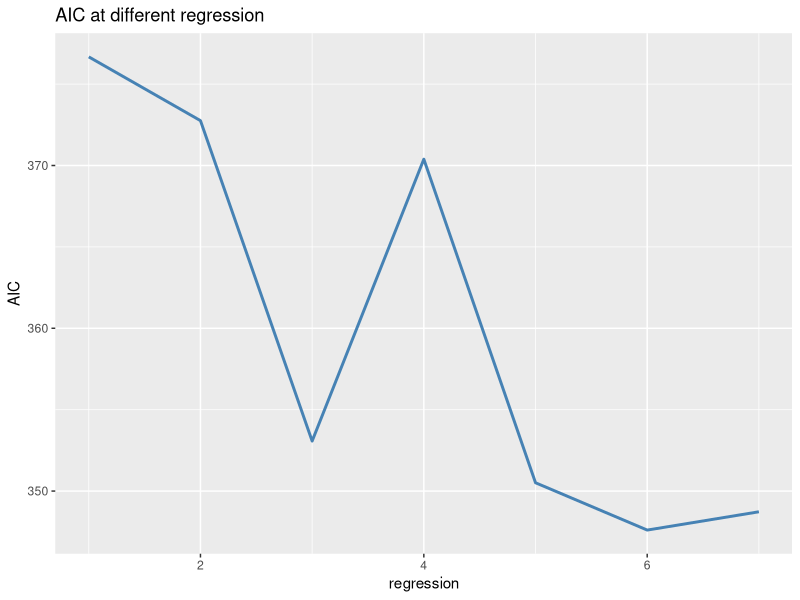
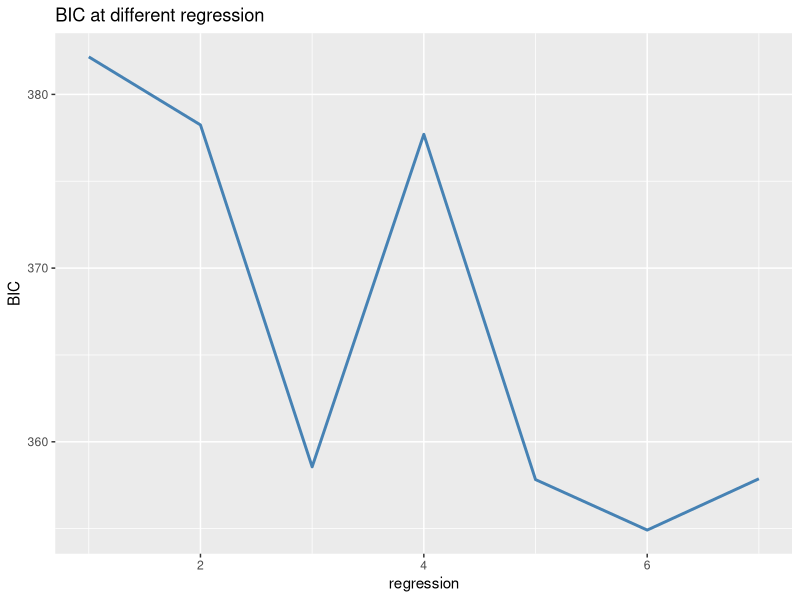
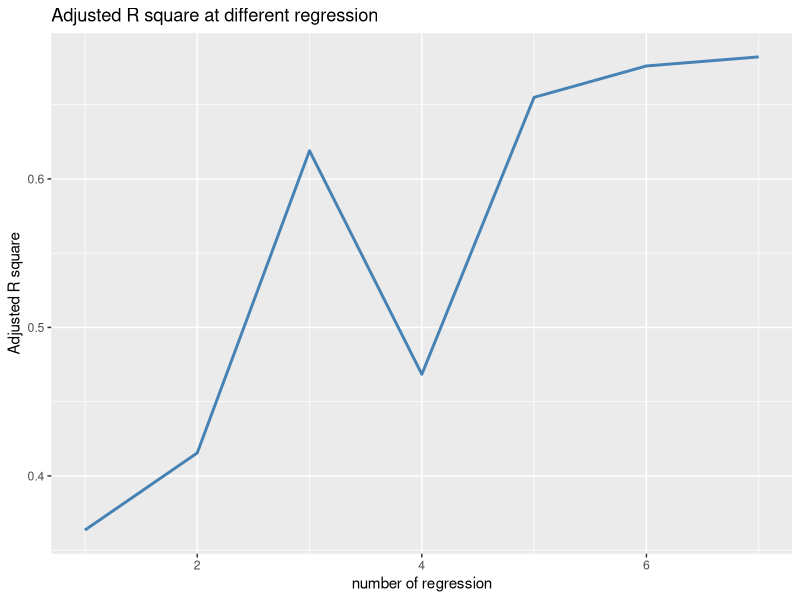
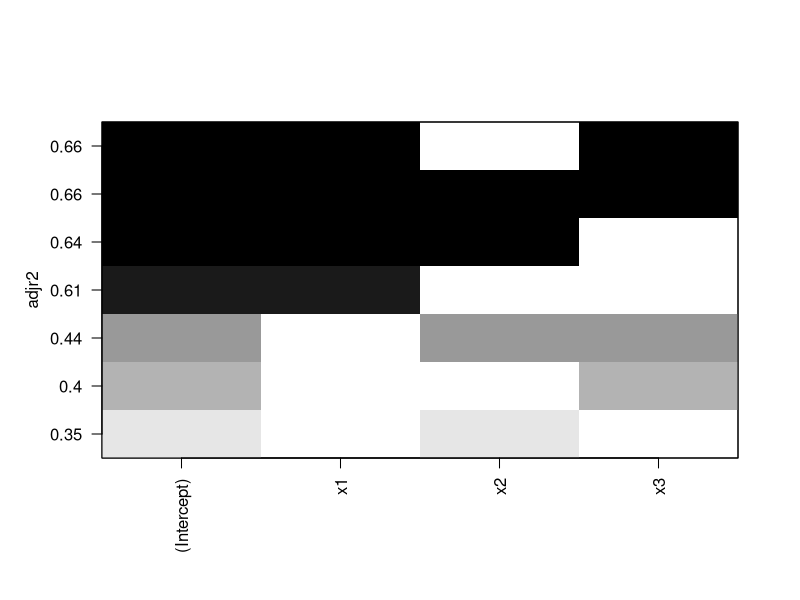
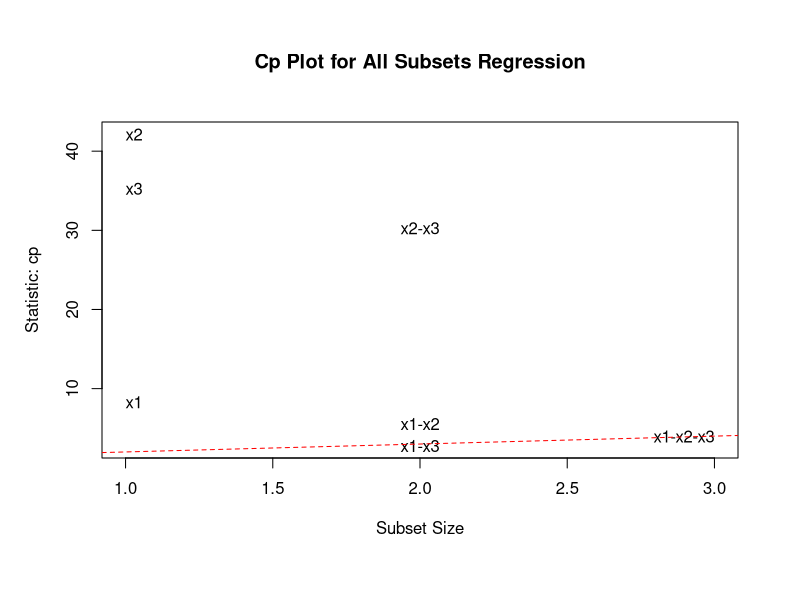
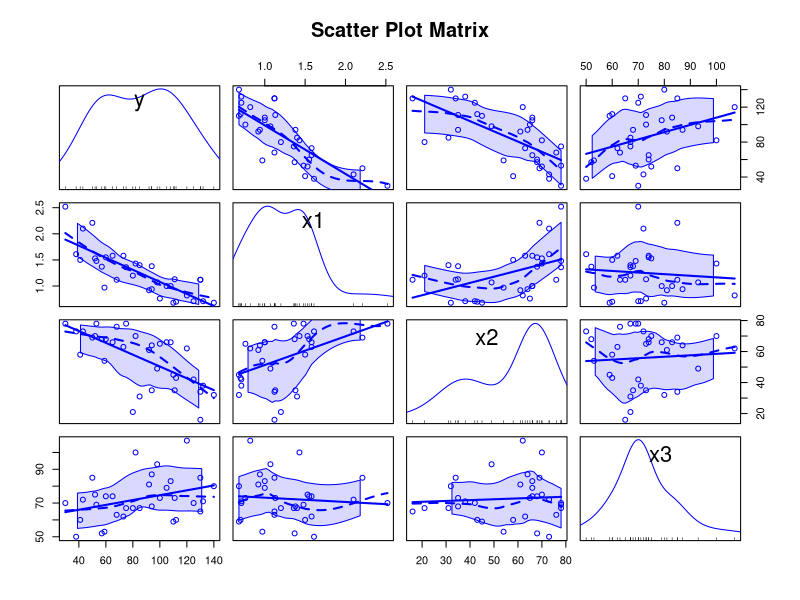

Source code (R) for these figures, in order:
## ---- chunk 1
knitr::opts_chunk$set(echo = TRUE)
## ---- chunk 2
## read the data
setwd("C:/Users/cheny/Desktop/study/linear regression model/homework/homework record/homework 8")
satisfaction <- read.table("6.15.txt",header = FALSE, col.names = c('y','x1','x2','x3'))
## ---- chunk 3
# first use the AIC and the method of stepwise regression to find the best subset of the variables.

reg3 <- lm(data = satisfaction,y ~ x1)
reg1 <- lm(data = satisfaction,y ~ x2)
reg2 <- lm(data = satisfaction,y ~ x3)
reg5 <- lm(data = satisfaction,y ~ x1 + x2)
reg6 <- lm(data = satisfaction,y ~ x1 + x3)
reg4 <- lm(data = satisfaction,y ~ x2 + x3)
reg7 <- lm(data = satisfaction,y ~ x1 + x2 + x3)

## AIC
AIC <- AIC(reg1,reg2,reg3,reg4,reg5,reg6,reg7)
AIC

# actually a quicker way is
library(MASS)
stepAIC(reg7,direction = 'both')
## ---- chunk 4
library(ggplot2)
ggplot()+
        geom_line(aes(x=1:7,y=AIC$AIC),col='steelblue',lwd=1)+
        labs(title='AIC at different regression',x='regression',y='AIC')
## ---- chunk 5
## BIC
BIC <- BIC(reg1,reg2,reg3,reg4,reg5,reg6,reg7)
BIC

library(ggplot2)
ggplot()+
        geom_line(aes(x=1:7,y=BIC$BIC),col='steelblue',lwd=1)+
        labs(title='BIC at different regression',x='regression',y='BIC')
## ---- chunk 6
## Adjusted R square
R1 <- summary(reg1)$r.squared
R2 <- summary(reg2)$r.squared
R3 <- summary(reg3)$r.squared
R4 <- summary(reg4)$r.squared
R5 <- summary(reg5)$r.squared
R6 <- summary(reg6)$r.squared
R7 <- summary(reg7)$r.squared
adjusted_R <- c(R1,R2,R3,R4,R5,R6,R7)
DF <- c(3,3,3,4,4,4,5)
adjusted_R_summary <- data.frame(regnumber <- 1:7, adjusted_R <- adjusted_R,df=DF)

ggplot(data=adjusted_R_summary)+
        geom_line(aes(x=regnumber,y=adjusted_R),col='steelblue',lwd=1)+
        labs(title='Adjusted R square at different regression',x='number of regression',y='Adjusted R square')

library(leaps)
leaps <- regsubsets(data=satisfaction,y~x1+x2+x3, nbest = 4)
plot(leaps,scale = 'adjr2')


## ---- chunk 7
library(car)
subsets(leaps,statistic="cp",main="Cp Plot for All Subsets Regression",legend = FALSE)
abline(1,1,lty=2,col="red")
## ---- chunk 8
## read the data
kidney <- read.table('9.15.txt',header = FALSE, col.names = c('y','x1','x2','x3'))


scatterplotMatrix(kidney,spread=FALSE,main="Scatter Plot Matrix")

x <- kidney[,2:4]
cor(x)
## ---- chunk 9
reg_1 <- lm(data=kidney,y~.)
summary(reg_1)
vif(reg_1)
## ---- chunk 10
# first analysis the first order
## base on the adjusted R square
y <- kidney[,1]
x <- scale(kidney[2:4],scale = TRUE)
x1_2 <- scale(kidney[,2],scale = FALSE)^2
x2_2 <- scale(kidney[,3],scale = FALSE)^2
x3_2 <- scale(kidney[,4],scale = FALSE)^2
x1_x2 <- scale(kidney[,2],scale = FALSE) * scale(kidney[,3],scale = FALSE)
x1_x3 <- scale(kidney[,2],scale = FALSE) * scale(kidney[,4],scale = FALSE)
x2_x3 <- scale(kidney[,3],scale = FALSE) * scale(kidney[,4],scale = FALSE)

x_total <- cbind(x,x1_2,x2_2,x3_2,x1_x2,x1_x3,x2_x3)
colnames(x_total) <- c('x1','x2','x3','x1_2','x2_2','x3_2','x1_x2','x1_x3','x2_x3')

result <- leaps::leaps(x = x_total , y=y ,method = "adjr2")
order_index <- order(result$adjr2,decreasing = TRUE)
result$which[order_index[1:3],]
result$adjr2[order_index[1:3]]

## base on the adjusted R square
result2 <- leaps::leaps(x = x_total , y=y ,method = "Cp")
order_index <- order(result2$Cp,decreasing = FALSE)
result2$which[order_index[1:3],]
result2$Cp[order_index[1:3]]
## ---- chunk 11
kidney[2:4,] <- scale(kidney[2,4],scale = FALSE)
fit <- lm(y~1,data = kidney)
step(fit,direction = "forward",scope = ~x1+x2+x3+I(x1^2)+I(x2^2)+I(x3^2)+x1:x2+x1:x3+x2:x3)
## ---- chunk 12
# record the result in the last problem
result$which[60,]
result$which[30,]
result$adjr2[30]
result$adjr2[60]
